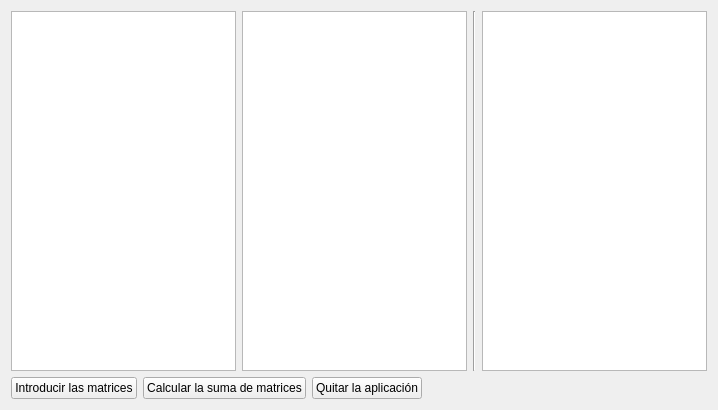
<?xml version="1.0" encoding="UTF-8"?>
<ui version="4.0">
 <class>Widget</class>
 <widget class="QWidget" name="Widget">
  <property name="geometry">
   <rect>
    <x>0</x>
    <y>0</y>
    <width>718</width>
    <height>410</height>
   </rect>
  </property>
  <property name="windowTitle">
   <string>Widget</string>
  </property>
  <layout class="QGridLayout" name="gridLayout">
   <item row="0" column="0">
    <layout class="QHBoxLayout" name="horizontalLayout_2">
     <item>
      <widget class="QTableView" name="tableViewA"/>
     </item>
     <item>
      <widget class="QTableView" name="tableViewB"/>
     </item>
     <item>
      <widget class="Line" name="line">
       <property name="orientation">
        <enum>Qt::Vertical</enum>
       </property>
      </widget>
     </item>
     <item>
      <widget class="QTableView" name="tableViewResultado"/>
     </item>
    </layout>
   </item>
   <item row="1" column="0">
    <layout class="QHBoxLayout" name="horizontalLayout">
     <item>
      <widget class="QPushButton" name="introducirMatricesPushButton">
       <property name="text">
        <string>Introducir las matrices</string>
       </property>
      </widget>
     </item>
     <item>
      <widget class="QPushButton" name="calcularSumaDeMatricesPushButton">
       <property name="text">
        <string>Calcular la suma de matrices</string>
       </property>
      </widget>
     </item>
     <item>
      <widget class="QPushButton" name="quitarAplicacionPushButton">
       <property name="text">
        <string>Quitar la aplicación</string>
       </property>
      </widget>
     </item>
     <item>
      <spacer name="horizontalSpacer">
       <property name="orientation">
        <enum>Qt::Horizontal</enum>
       </property>
       <property name="sizeHint" stdset="0">
        <size>
         <width>40</width>
         <height>20</height>
        </size>
       </property>
      </spacer>
     </item>
    </layout>
   </item>
  </layout>
 </widget>
 <layoutdefault spacing="6" margin="11"/>
 <resources/>
 <connections/>
</ui>
